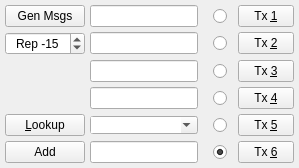
                     <widget class="QWidget" name="tab">
                      <property name="sizePolicy">
                       <sizepolicy hsizetype="MinimumExpanding" vsizetype="MinimumExpanding">
                        <horstretch>0</horstretch>
                        <verstretch>0</verstretch>
                       </sizepolicy>
                      </property>
                      <attribute name="title">
                       <string>1</string>
                      </attribute>
                      <layout class="QGridLayout" name="gridLayout_2">
                       <property name="leftMargin">
                        <number>5</number>
                       </property>
                       <property name="topMargin">
                        <number>5</number>
                       </property>
                       <property name="rightMargin">
                        <number>5</number>
                       </property>
                       <property name="bottomMargin">
                        <number>5</number>
                       </property>
                       <property name="spacing">
                        <number>5</number>
                       </property>
                       <item row="5" column="0">
                        <widget class="QPushButton" name="addButton">
                         <property name="minimumSize">
                          <size>
                           <width>50</width>
                           <height>0</height>
                          </size>
                         </property>
                         <property name="maximumSize">
                          <size>
                           <width>16777215</width>
                           <height>16777215</height>
                          </size>
                         </property>
                         <property name="toolTip">
                          <string>Add callsign and locator to database</string>
                         </property>
                         <property name="text">
                          <string>Add</string>
                         </property>
                        </widget>
                       </item>
                       <item row="3" column="2">
                        <widget class="DoubleClickableRadioButton" name="txrb4">
                         <property name="toolTip">
                          <string>&lt;html&gt;&lt;head/&gt;&lt;body&gt;&lt;p&gt;Send this message in next Tx interval&lt;/p&gt;&lt;p&gt;Double-click to toggle between RRR and RR73 messages in Tx4 (not allowed for type 2 compound call holders)&lt;/p&gt;&lt;p&gt;RR73 messages should only be used when you are reasonably confident that no message repetitions will be required&lt;/p&gt;&lt;/body&gt;&lt;/html&gt;</string>
                         </property>
                         <property name="styleSheet">
                          <string notr="true">margin-left: 10%; margin-right: 0%</string>
                         </property>
                         <property name="text">
                          <string/>
                         </property>
                         <property name="shortcut">
                          <string>Ctrl+4</string>
                         </property>
                        </widget>
                       </item>
                       <item row="5" column="3">
                        <widget class="QPushButton" name="txb6">
                         <property name="minimumSize">
                          <size>
                           <width>0</width>
                           <height>18</height>
                          </size>
                         </property>
                         <property name="toolTip">
                          <string>Switch to this Tx message NOW</string>
                         </property>
                         <property name="styleSheet">
                          <string notr="true">padding-left: 15%; padding-right: 15%; padding-top: 3%; padding-bottom: 3%</string>
                         </property>
                         <property name="text">
                          <string>Tx &amp;6</string>
                         </property>
                         <property name="shortcut">
                          <string>Alt+6</string>
                         </property>
                        </widget>
                       </item>
                       <item row="0" column="3">
                        <widget class="DoubleClickablePushButton" name="txb1">
                         <property name="sizePolicy">
                          <sizepolicy hsizetype="Minimum" vsizetype="Fixed">
                           <horstretch>0</horstretch>
                           <verstretch>0</verstretch>
                          </sizepolicy>
                         </property>
                         <property name="minimumSize">
                          <size>
                           <width>0</width>
                           <height>18</height>
                          </size>
                         </property>
                         <property name="toolTip">
                          <string>&lt;html&gt;&lt;head/&gt;&lt;body&gt;&lt;p&gt;Switch to this Tx message NOW&lt;/p&gt;&lt;p&gt;Double click to toggle the use of the Tx1 message to start a QSO with a station (not allowed for type 1 compound call holders)&lt;/p&gt;&lt;/body&gt;&lt;/html&gt;</string>
                         </property>
                         <property name="layoutDirection">
                          <enum>Qt::LeftToRight</enum>
                         </property>
                         <property name="styleSheet">
                          <string notr="true">padding-left: 15%; padding-right: 15%; padding-top: 3%; padding-bottom: 3%</string>
                         </property>
                         <property name="text">
                          <string>Tx &amp;1</string>
                         </property>
                         <property name="shortcut">
                          <string>Alt+1</string>
                         </property>
                        </widget>
                       </item>
                       <item row="4" column="2">
                        <widget class="DoubleClickableRadioButton" name="txrb5">
                         <property name="toolTip">
                          <string>&lt;html&gt;&lt;head/&gt;&lt;body&gt;&lt;p&gt;Send this message in next Tx interval&lt;/p&gt;&lt;p&gt;Double-click to reset to the standard 73 message&lt;/p&gt;&lt;/body&gt;&lt;/html&gt;</string>
                         </property>
                         <property name="styleSheet">
                          <string notr="true">margin-left: 10%; margin-right: 0%</string>
                         </property>
                         <property name="text">
                          <string/>
                         </property>
                         <property name="shortcut">
                          <string>Ctrl+5</string>
                         </property>
                        </widget>
                       </item>
                       <item row="5" column="2">
                        <widget class="DoubleClickableRadioButton" name="txrb6">
                         <property name="toolTip">
                          <string>&lt;html&gt;&lt;head/&gt;&lt;body&gt;&lt;p&gt;Send this message in next Tx interval&lt;/p&gt;&lt;p&gt;&lt;br/&gt;&lt;/p&gt;&lt;p&gt;Double click to clear DX Call/DX Grid and TX 1-5 fields. &lt;/p&gt;&lt;/body&gt;&lt;/html&gt;</string>
                         </property>
                         <property name="styleSheet">
                          <string notr="true">margin-left: 10%; margin-right: 0%</string>
                         </property>
                         <property name="text">
                          <string/>
                         </property>
                         <property name="shortcut">
                          <string>Ctrl+6</string>
                         </property>
                         <property name="checked">
                          <bool>true</bool>
                         </property>
                        </widget>
                       </item>
                       <item row="2" column="2">
                        <widget class="QRadioButton" name="txrb3">
                         <property name="toolTip">
                          <string>Send this message in next Tx interval</string>
                         </property>
                         <property name="styleSheet">
                          <string notr="true">margin-left: 10%; margin-right: 0%</string>
                         </property>
                         <property name="text">
                          <string/>
                         </property>
                         <property name="shortcut">
                          <string>Ctrl+3</string>
                         </property>
                        </widget>
                       </item>
                       <item row="0" column="0">
                        <widget class="QPushButton" name="genStdMsgsPushButton">
                         <property name="sizePolicy">
                          <sizepolicy hsizetype="Minimum" vsizetype="Fixed">
                           <horstretch>0</horstretch>
                           <verstretch>0</verstretch>
                          </sizepolicy>
                         </property>
                         <property name="minimumSize">
                          <size>
                           <width>50</width>
                           <height>0</height>
                          </size>
                         </property>
                         <property name="maximumSize">
                          <size>
                           <width>16777215</width>
                           <height>16777215</height>
                          </size>
                         </property>
                         <property name="toolTip">
                          <string>Generate standard messages for minimal QSO</string>
                         </property>
                         <property name="text">
                          <string>Gen Msgs</string>
                         </property>
                        </widget>
                       </item>
                       <item row="4" column="1">
                        <widget class="QComboBox" name="tx5">
                         <property name="sizePolicy">
                          <sizepolicy hsizetype="Expanding" vsizetype="Fixed">
                           <horstretch>0</horstretch>
                           <verstretch>0</verstretch>
                          </sizepolicy>
                         </property>
                         <property name="minimumSize">
                          <size>
                           <width>0</width>
                           <height>0</height>
                          </size>
                         </property>
                         <property name="font">
                          <font>
                           <kerning>true</kerning>
                          </font>
                         </property>
                         <property name="toolTip">
                          <string>Enter a free text message (maximum 13 characters)
or select a predefined macro from the dropdown list.
Press ENTER to add the current text to the predefined
list. The list can be maintained in Settings (F2).</string>
                         </property>
                         <property name="styleSheet">
                          <string notr="true"> padding-top: 0;</string>
                         </property>
                         <property name="editable">
                          <bool>true</bool>
                         </property>
                         <property name="insertPolicy">
                          <enum>QComboBox::InsertAtBottom</enum>
                         </property>
                         <property name="iconSize">
                          <size>
                           <width>14</width>
                           <height>14</height>
                          </size>
                         </property>
                         <property name="frame">
                          <bool>true</bool>
                         </property>
                        </widget>
                       </item>
                       <item row="1" column="3">
                        <widget class="DoubleClickablePushButton" name="txb2">
                         <property name="sizePolicy">
                          <sizepolicy hsizetype="Minimum" vsizetype="Fixed">
                           <horstretch>0</horstretch>
                           <verstretch>0</verstretch>
                          </sizepolicy>
                         </property>
                         <property name="minimumSize">
                          <size>
                           <width>0</width>
                           <height>18</height>
                          </size>
                         </property>
                         <property name="toolTip">
                          <string>&lt;html&gt;&lt;head/&gt;&lt;body&gt;&lt;p&gt;Switch to this Tx message NOW&lt;/p&gt;&lt;p&gt;Double click to skip TX2/TX3 (not allowed for certain modes)&lt;/p&gt;&lt;/body&gt;&lt;/html&gt;</string>
                         </property>
                         <property name="layoutDirection">
                          <enum>Qt::LeftToRight</enum>
                         </property>
                         <property name="styleSheet">
                          <string notr="true">padding-left: 15%; padding-right: 15%; padding-top: 3%; padding-bottom: 3%</string>
                         </property>
                         <property name="text">
                          <string>Tx &amp;2</string>
                         </property>
                         <property name="shortcut">
                          <string>Alt+2</string>
                         </property>
                        </widget>
                       </item>
                       <item row="0" column="2">
                        <widget class="DoubleClickableRadioButton" name="txrb1">
                         <property name="toolTip">
                          <string>&lt;html&gt;&lt;head/&gt;&lt;body&gt;&lt;p&gt;Send this message in next Tx interval&lt;/p&gt;&lt;p&gt;Double click to toggle the use of the Tx1 message to start a QSO with a station (not allowed for type 1 compound call holders)&lt;/p&gt;&lt;/body&gt;&lt;/html&gt;</string>
                         </property>
                         <property name="styleSheet">
                          <string notr="true">margin-left: 10%; margin-right: 0%</string>
                         </property>
                         <property name="text">
                          <string/>
                         </property>
                         <property name="shortcut">
                          <string>Ctrl+1</string>
                         </property>
                        </widget>
                       </item>
                       <item row="4" column="3">
                        <widget class="DoubleClickablePushButton" name="txb5">
                         <property name="minimumSize">
                          <size>
                           <width>0</width>
                           <height>18</height>
                          </size>
                         </property>
                         <property name="toolTip">
                          <string>&lt;html&gt;&lt;head/&gt;&lt;body&gt;&lt;p&gt;Switch to this Tx message NOW&lt;/p&gt;&lt;p&gt;Double-click to reset to the standard 73 message&lt;/p&gt;&lt;/body&gt;&lt;/html&gt;</string>
                         </property>
                         <property name="styleSheet">
                          <string notr="true">padding-left: 15%; padding-right: 15%; padding-top: 3%; padding-bottom: 3%</string>
                         </property>
                         <property name="text">
                          <string>Tx &amp;5</string>
                         </property>
                         <property name="shortcut">
                          <string>Alt+5</string>
                         </property>
                        </widget>
                       </item>
                       <item row="1" column="1">
                        <widget class="QLineEdit" name="tx2"/>
                       </item>
                       <item row="1" column="0">
                        <widget class="QSpinBox" name="rptSpinBox">
                         <property name="toolTip">
                          <string>&lt;html&gt;&lt;head/&gt;&lt;body&gt;&lt;p&gt;Signal report: Signal-to-noise ratio in 2500 Hz reference bandwidth (dB).&lt;/p&gt;&lt;/body&gt;&lt;/html&gt;</string>
                         </property>
                         <property name="alignment">
                          <set>Qt::AlignCenter</set>
                         </property>
                         <property name="prefix">
                          <string>Rep </string>
                         </property>
                         <property name="minimum">
                          <number>-50</number>
                         </property>
                         <property name="maximum">
                          <number>49</number>
                         </property>
                         <property name="value">
                          <number>-15</number>
                         </property>
                        </widget>
                       </item>
                       <item row="3" column="3">
                        <widget class="DoubleClickablePushButton" name="txb4">
                         <property name="minimumSize">
                          <size>
                           <width>0</width>
                           <height>18</height>
                          </size>
                         </property>
                         <property name="toolTip">
                          <string>&lt;html&gt;&lt;head/&gt;&lt;body&gt;&lt;p&gt;Switch to this Tx message NOW&lt;/p&gt;&lt;p&gt;Double-click to toggle between RRR and RR73 messages in Tx4 (not allowed for type2 compound call holders)&lt;/p&gt;&lt;p&gt;RR73 messages should only be used when you are reasonably confident that no message repetitions will be required&lt;/p&gt;&lt;/body&gt;&lt;/html&gt;</string>
                         </property>
                         <property name="styleSheet">
                          <string notr="true">padding-left: 15%; padding-right: 15%; padding-top: 3%; padding-bottom: 3%</string>
                         </property>
                         <property name="text">
                          <string>Tx &amp;4</string>
                         </property>
                         <property name="shortcut">
                          <string>Alt+4</string>
                         </property>
                        </widget>
                       </item>
                       <item row="2" column="3">
                        <widget class="QPushButton" name="txb3">
                         <property name="minimumSize">
                          <size>
                           <width>0</width>
                           <height>18</height>
                          </size>
                         </property>
                         <property name="toolTip">
                          <string>Switch to this Tx message NOW</string>
                         </property>
                         <property name="styleSheet">
                          <string notr="true">padding-left: 15%; padding-right: 15%; padding-top: 3%; padding-bottom: 3%</string>
                         </property>
                         <property name="text">
                          <string>Tx &amp;3</string>
                         </property>
                         <property name="shortcut">
                          <string>Alt+3</string>
                         </property>
                        </widget>
                       </item>
                       <item row="0" column="1">
                        <widget class="QLineEdit" name="tx1">
                         <property name="text">
                          <string/>
                         </property>
                        </widget>
                       </item>
                       <item row="5" column="1">
                        <widget class="QLineEdit" name="tx6">
                         <property name="text">
                          <string/>
                         </property>
                        </widget>
                       </item>
                       <item row="3" column="1">
                        <widget class="QLineEdit" name="tx4">
                         <property name="text">
                          <string/>
                         </property>
                        </widget>
                       </item>
                       <item row="1" column="2">
                        <widget class="DoubleClickableRadioButton" name="txrb2">
                         <property name="toolTip">
                          <string>Send this message in next Tx interval</string>
                         </property>
                         <property name="styleSheet">
                          <string notr="true">margin-left: 10%; margin-right: 0%</string>
                         </property>
                         <property name="text">
                          <string/>
                         </property>
                         <property name="shortcut">
                          <string>Ctrl+2</string>
                         </property>
                        </widget>
                       </item>
                       <item row="2" column="1">
                        <widget class="QLineEdit" name="tx3"/>
                       </item>
                       <item row="4" column="0">
                        <widget class="QPushButton" name="lookupButton">
                         <property name="minimumSize">
                          <size>
                           <width>50</width>
                           <height>0</height>
                          </size>
                         </property>
                         <property name="maximumSize">
                          <size>
                           <width>120</width>
                           <height>16777215</height>
                          </size>
                         </property>
                         <property name="toolTip">
                          <string>Search for callsign in database</string>
                         </property>
                         <property name="text">
                          <string>&amp;Lookup</string>
                         </property>
                        </widget>
                       </item>
                      </layout>
                     </widget>
